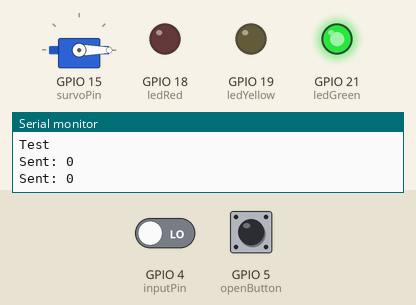
A sketch run on a simulated ESP32. On the bench: servo, output pins drawn as LEDs (lit = HIGH), the last lines printed to the serial monitor. Inputs (shaded band) come from the test bench; at power-on: GPIO 4 (inputPin) LOW, GPIO 5 (openButton) HIGH.

Above: at 1.2 s.
1.3 s: GPIO 4 (inputPin) driven HIGH
At 2.4 s:
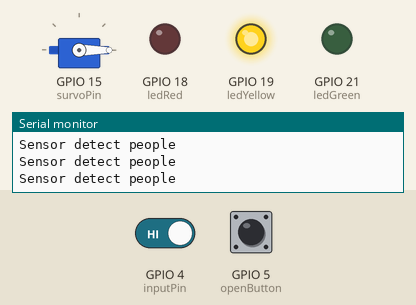
2.8 s: GPIO 5 (openButton) pulled LOW for 0.15 s
At 4.0 s:
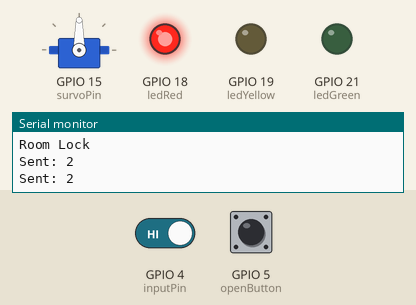
4.4 s: GPIO 5 (openButton) pulled LOW for 1 s
At 4.7 s:
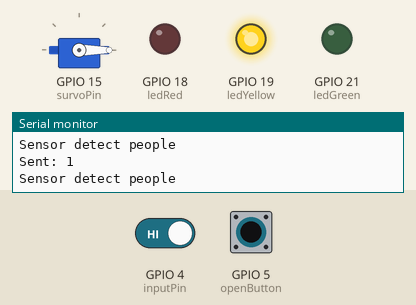
8.4 s: GPIO 5 (openButton) pulled LOW for 3.2 s
At 9.7 s:
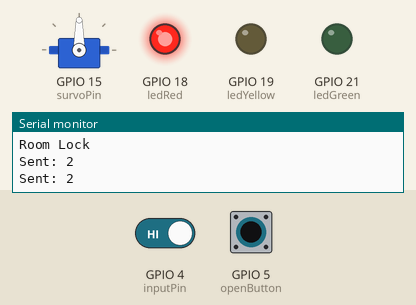
13.1 s: GPIO 5 (openButton) driven LOW
At 13.8 s:
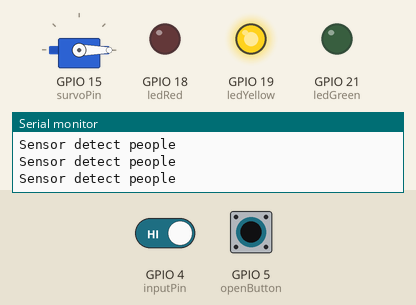
16.1 s: GPIO 5 (openButton) pulsed HIGH 2 times (0.12 s each, 0.3 s apart)
At 16.6 s:
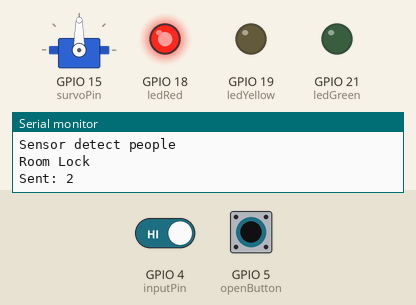
Timing chart, 0 to 19.1 s (numbered marks = the images above; inputs shaded):
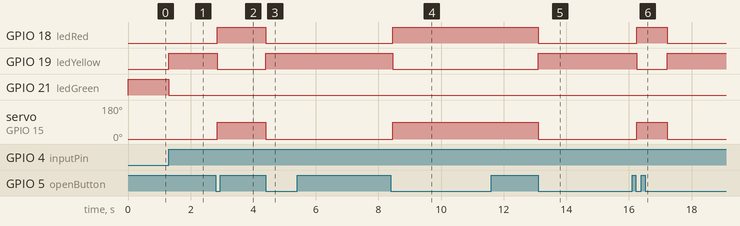

The sketch:

Telephone_room.ino
```cpp
#include <ESP32Servo.h>
Servo myservo; //ประกาศตัวแปรแทน Servo

const int inputPin = 4;    // Digital input pin to check
const int openButton = 5;
const int survoPin = 15;

const int ledRed = 18;
const int ledYellow = 19;
const int ledGreen = 21;

// Variables for timing
unsigned long previousMillis = 0;
unsigned long switchMillis = 0;
unsigned long sentMillis = 0;
const long interval = 10000; // 10 second interval

int roomStatus = 0; // 0:Green 1:Yellow 2:Red
bool switchStatus = false;

#define TXD1 12
#define RXD1 13

HardwareSerial mySerial(1);

int counter = 0;


void setup() {
  myservo.attach(survoPin);
  pinMode(inputPin, INPUT);   // Set inputPin as input
  pinMode(openButton, INPUT);
  pinMode(ledGreen, OUTPUT);
  pinMode(ledYellow, OUTPUT);
  pinMode(ledRed, OUTPUT);
  // pinMode(ledPin, OUTPUT);    // Set ledPin as output
  Serial.begin(4800);       // Start serial communication
  Serial.println("Test");
  digitalWrite(ledGreen, HIGH);
  digitalWrite(ledRed, LOW);
  mySerial.begin(2400, SERIAL_8N1, RXD1, TXD1);
  myservo.write(0);
}

void loop() {
  unsigned long currentMillis = millis();
  // Serial.println(currentMillis);
  int openButtonRead = digitalRead(openButton);
  if(!openButtonRead && !switchStatus && currentMillis - switchMillis >= 1000){
    switchMillis = currentMillis;
    switchStatus = true;
    if(roomStatus == 2) {
      roomStatus = 0;
      Serial.println("Room Unlock");
      digitalWrite(ledRed, LOW);
      digitalWrite(ledYellow, LOW);
      digitalWrite(ledGreen, HIGH);
      myservo.write(0);
    }
    else {
      roomStatus = 2;
      Serial.println("Room Lock");
      digitalWrite(ledRed, HIGH);
      digitalWrite(ledYellow, LOW);
      digitalWrite(ledGreen, LOW);
      myservo.write(90);
    }
  }
  if(switchStatus && openButtonRead) {
    switchStatus = false;
  }

  // delay(2000);

  if (currentMillis - previousMillis >= interval && roomStatus == 1) {
    roomStatus = 0;
    Serial.println("Room Available");

    previousMillis = currentMillis;
    digitalWrite(ledGreen, HIGH); // Toggle LED
    digitalWrite(ledYellow, LOW);
    digitalWrite(ledRed, LOW);
    // Serial.println("1 second elapsed");
  }

  int peopleActive = digitalRead(inputPin);
  if(peopleActive && roomStatus != 2){
    Serial.println("Sensor detect people");
    previousMillis = currentMillis;
    if(roomStatus == 0) {
      roomStatus = 1;
      digitalWrite(ledGreen, LOW);
      digitalWrite(ledYellow, HIGH);
      digitalWrite(ledRed, LOW);
    }
  }

  if (currentMillis - sentMillis >= 500) {
    sentMillis = currentMillis;

    mySerial.println(String(roomStatus));
    Serial.println("Sent: " + String(roomStatus));
  }
}
```

Measured:
- after the input at 1.3 s, GPIO 19 (ledYellow): LOW → HIGH at once; GPIO 21 (ledGreen): HIGH → LOW at once
- after the input at 2.8 s, GPIO 18 (ledRed): LOW → HIGH after 0.05 s; GPIO 19 (ledYellow): HIGH → LOW after 0.05 s; servo on GPIO 15 (survoPin): 0° → 90° after 0.05 s
- after the input at 4.4 s, GPIO 18 (ledRed): HIGH → LOW at once; GPIO 19 (ledYellow): LOW → HIGH at once; servo on GPIO 15 (survoPin): 90° → 0° at once
- after the input at 8.4 s, GPIO 18 (ledRed): LOW → HIGH after 0.05 s; GPIO 19 (ledYellow): HIGH → LOW after 0.05 s; servo on GPIO 15 (survoPin): 0° → 90° after 0.05 s
- after the input at 13.1 s, GPIO 18 (ledRed): HIGH → LOW at once; GPIO 19 (ledYellow): LOW → HIGH at once; servo on GPIO 15 (survoPin): 90° → 0° at once
- after the input at 16.1 s, GPIO 18 (ledRed): LOW → HIGH after 0.15 s, → LOW 0.98 s later; GPIO 19 (ledYellow): HIGH → LOW after 0.15 s, → HIGH 0.98 s later; servo on GPIO 15 (survoPin): 0° → 90° after 0.15 s, → 0° 0.98 s later
